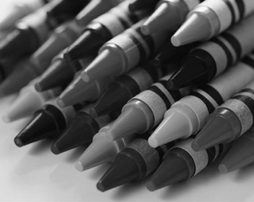
#> input picture bilateral_filtering/source/grey_pens.bmp, 254 x 202 px, shrunk from 360 x 286 before the run
$ python single_cpu.py
#> lines starting #> are read from the running program, lines starting #| are printed output that depends on the picture
### bilateral_filtering/Imlib.py
from math import ceil, exp
from pathlib import Path

import numpy as np
from numba import cuda as CUDA
from PIL import Image

SRC_FOLDER = Path('source/')
# FILE = 'grey_lady.bmp'
# FILE = 'grey_balls.bmp'
FILE = 'grey_pens.bmp'
SIG_R = 200
SIG_D = 200
THREADS_PER_BLOCK = (16, 16)
BLOCKS_PER_GRID = (16, 16)

def open_image(path: str) -> np.ndarray:
#> called with path = 'grey_pens.bmp'
    img_path = SRC_FOLDER / path
    return np.array(Image.open(img_path), dtype=np.float32)

def arr2img(img_arr: np.ndarray, show_flag: bool) -> Image:
    if show_flag:
        Image.fromarray(np.uint8(img_arr)).show()
    else:
        return Image.fromarray(np.uint8(img_arr))

# [25 lines left out: functions parallel_task, fliter_task, not called in this run]

class Filter:
    def __init__(self, img: np.ndarray, sig_r: np.float32, sig_d: np.float32) -> None:
#> called with sig_r = 200, sig_d = 200
        self.sig_r = sig_r
#> self.sig_r = 200
        self.sig_d = sig_d
        self.img = img
        self.m, self.n = img.shape
#> self.m = 202; self.n = 254
        self.center = (self.m / 2, self.n / 2)
#> self.center = (101, 127)
        self.tmp_ind = np.tile(np.linspace(-1, 1, num=3, dtype=np.int32), (3, 1))

    def pad(self) -> np.ndarray:
        pad_img = self.img
        pad_img = np.c_[np.zeros((self.m, 1)), pad_img]
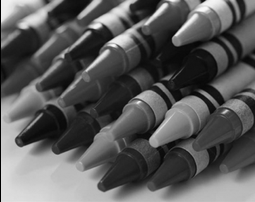
#> pad_img: shape (202, 255) float64; min 0, max 253, mean 90.4
        pad_img = np.c_[pad_img, np.zeros((self.m, 1))]
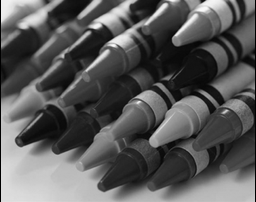
#> pad_img: shape (202, 256) float64; min 0, max 253, mean 90
        pad_img = np.r_[np.zeros((1, self.n + 2)), pad_img]
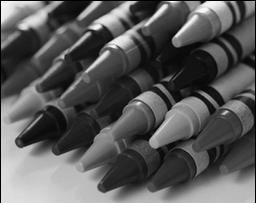
#> pad_img: shape (203, 256) float64; min 0, max 253, mean 89.6
        pad_img = np.r_[pad_img, np.zeros((1, self.n + 2))]
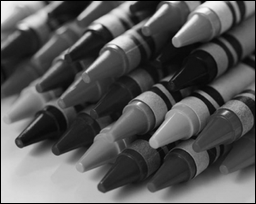
#> pad_img: shape (204, 256) float64; min 0, max 253, mean 89.1
        return pad_img

    def job(self, i: np.int32, j: np.int32, pad_img: np.ndarray):
        r = np.exp((pad_img[i + self.tmp_ind, j + self.tmp_ind.T] - pad_img[i, j]) ** 2 / self.sig_r**2)
        g = np.exp((-((i + self.tmp_ind - self.center[0])**2 + (j + self.tmp_ind.T - self.center[1])**2) / self.sig_d**2))
        f = pad_img[i + self.tmp_ind, j + self.tmp_ind.T]
        return (f * g * r).sum() / (g * r).sum()

    def filt(self) -> np.ndarray:
        pad_img = self.pad()
        filt_img = np.zeros_like(self.img)

        for i in range(1, self.m + 1):
            for j in range(1, self.n + 1):
                filt_img[i-1][j-1] = self.job(i, j, pad_img)
#> this loop made 202 passes
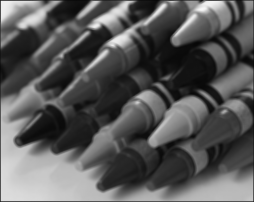
#> filt_img: shape (202, 254) float32; min 7.33, max 247.8, mean 89.4

        return filt_img

### bilateral_filtering/single_cpu.py
from time import perf_counter

from Imlib import FILE, SIG_D, SIG_R, Filter, arr2img, open_image


if __name__=="__main__":
    tic = perf_counter()
    filtd_img = Filter(open_image(FILE), sig_r=SIG_R, sig_d=SIG_D).filt()
    toc = perf_counter()
    print(f'Pocessesors number: 1, ')
    print(f'Elapsed time is {toc - tic} sec')
    arr2img(filtd_img, True)
